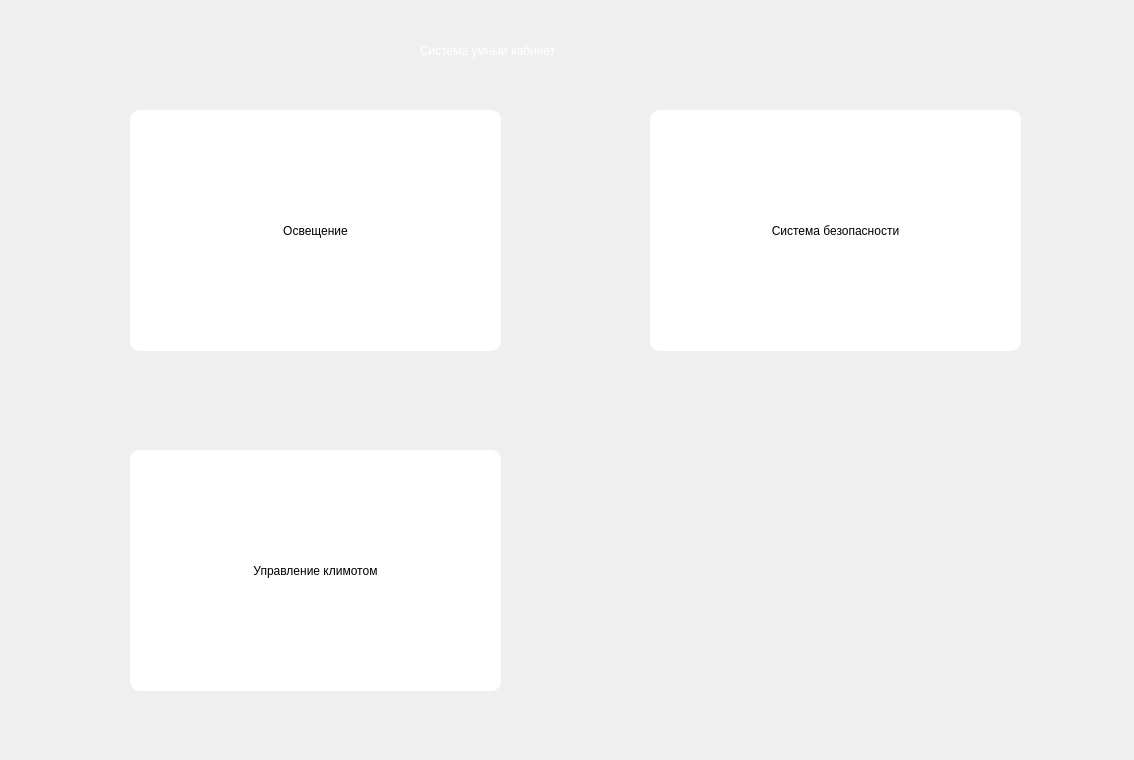
<?xml version="1.0" encoding="UTF-8"?>
<ui version="4.0">
 <class>MainWindow</class>
 <widget class="QMainWindow" name="MainWindow">
  <property name="geometry">
   <rect>
    <x>0</x>
    <y>0</y>
    <width>1134</width>
    <height>760</height>
   </rect>
  </property>
  <property name="windowTitle">
   <string>MainWindow</string>
  </property>
  <property name="styleSheet">
   <string notr="true"/>
  </property>
  <widget class="QWidget" name="centralwidget">
   <widget class="QToolButton" name="infotButton">
    <property name="geometry">
     <rect>
      <x>130</x>
      <y>110</y>
      <width>371</width>
      <height>241</height>
     </rect>
    </property>
    <property name="styleSheet">
     <string notr="true">background-color: rgb(255, 255, 255);
border-radius:10px;
font: 20pt &quot;MS Shell Dlg 2&quot;;</string>
    </property>
    <property name="text">
     <string>Освещение</string>
    </property>
   </widget>
   <widget class="QLabel" name="title">
    <property name="geometry">
     <rect>
      <x>420</x>
      <y>20</y>
      <width>301</width>
      <height>61</height>
     </rect>
    </property>
    <property name="styleSheet">
     <string notr="true">font: 20pt &quot;MS Shell Dlg 2&quot;;
color: rgb(255, 255, 255);</string>
    </property>
    <property name="text">
     <string>Система умный кабинет</string>
    </property>
   </widget>
   <widget class="QToolButton" name="infotButton_2">
    <property name="geometry">
     <rect>
      <x>650</x>
      <y>110</y>
      <width>371</width>
      <height>241</height>
     </rect>
    </property>
    <property name="styleSheet">
     <string notr="true">background-color: rgb(255, 255, 255);
border-radius:10px;
font: 20pt &quot;MS Shell Dlg 2&quot;;</string>
    </property>
    <property name="text">
     <string>Система безопасности</string>
    </property>
   </widget>
   <widget class="QToolButton" name="infotButton_3">
    <property name="geometry">
     <rect>
      <x>130</x>
      <y>450</y>
      <width>371</width>
      <height>241</height>
     </rect>
    </property>
    <property name="styleSheet">
     <string notr="true">background-color: rgb(255, 255, 255);
border-radius:10px;
font: 20pt &quot;MS Shell Dlg 2&quot;;</string>
    </property>
    <property name="text">
     <string>Управление климотом</string>
    </property>
   </widget>
  </widget>
 </widget>
 <resources/>
 <connections/>
</ui>
